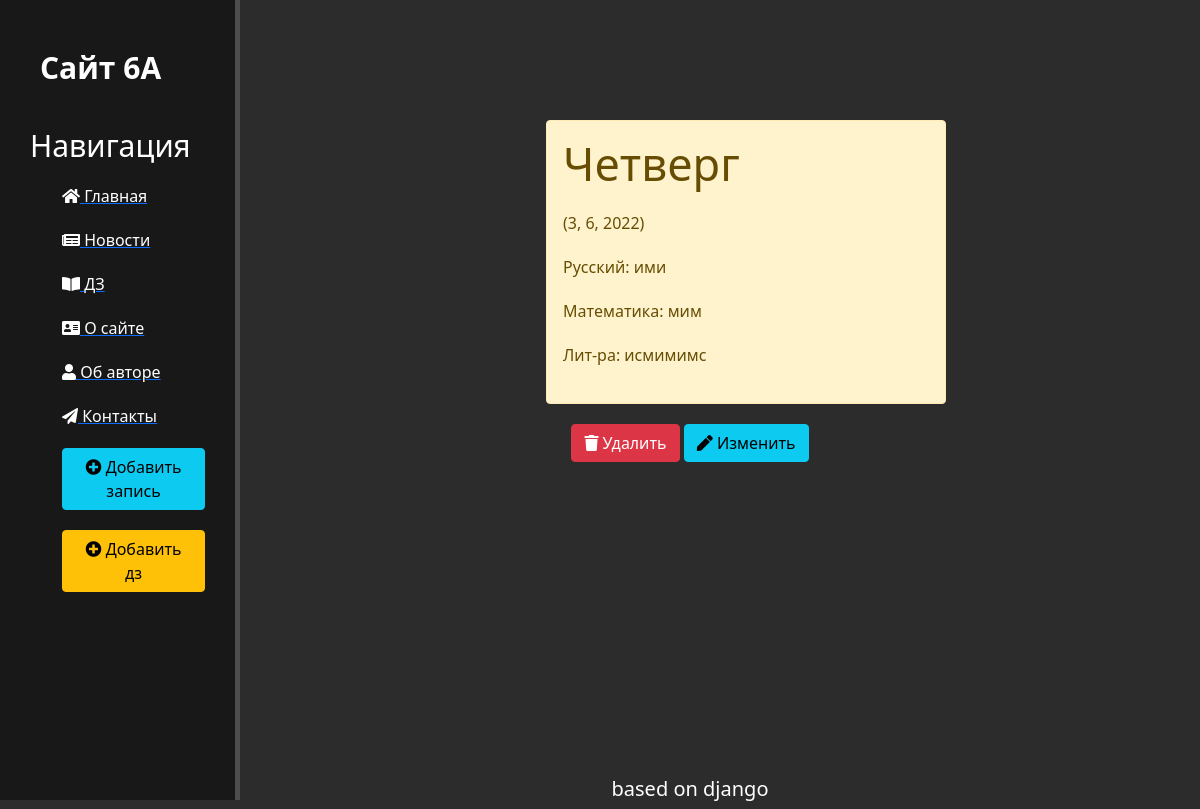
Page /homework/5 on the committed database.
### work/models.py (models this page shows, shortened)
class Work(models.Model):
    day = models.CharField('День недели', max_length=50, default=day, null=True, blank=True)
    rus = models.CharField('Русский', max_length=50, null=True, blank=True)
    match = models.CharField('Математика', max_length=50, null=True, blank=True)
    lit = models.CharField('Лит-ра', max_length=50, null=True, blank=True)
    bio = models.CharField('Биология', max_length=50, null=True, blank=True)
    eng = models.CharField('Английский', max_length=50, null=True, blank=True)
    IZO = models.CharField('Изо', max_length=50, null=True, blank=True)
    inf = models.CharField('Информатика', max_length=50, null=True, blank=True)
    geo = models.CharField('География', max_length=50, null=True, blank=True)
    his = models.CharField('История', max_length=50, null=True, blank=True)
    science = models.CharField('Общество', max_length=50, null=True, blank=True)
    teh = models.CharField('Технология', max_length=50, null=True, blank=True)
    deutsch = models.CharField('Немецкий', max_length=50, null=True, blank=True)
    date = models.CharField('Дата', max_length=50, null=True, blank=True, default=time)
    class Meta:
        verbose_name = 'Домашнее задание'
        verbose_name_plural = 'Домашнии задания'

### work/views.py (the view)
# urls.py: path('<int:pk>', views.WorkDetail.as_view(), name='Detail'),
class WorkDetail(DetailView):
    model = Work
    template_name = 'work/details.html'
    context_object_name = 'Work'

### work/templates/work/details.html (shortened to what this page needs)
{% extends "main/layout.html" %}
{% block content %}
    <div class="features">
        <div class="alert alert-warning">
           <h1>{{ Work.day }}</h1>
            <p>{{ Work.date }}</p>
            <p>Русский: {{ Work.rus }}</p>
            <p>Математика: {{ Work.match }}</p>
            <p>Лит-ра: {{ Work.lit }}</p>
        </div>
        <a href="{% url 'WorkDelete' Work.id %}"><button class="btn btn-danger"><i class="fas fa-trash"></i> Удалить</button></a>
        <a href="{% url 'WorkUpdate' Work.id %}"><button class="btn btn-info"><i class="fas fa-pen"></i> Изменить</button></a>
        {%  include "main/connect.html" %}
    </div>
{% endblock %}

### main/static/main/css/main.css (style rules this page uses)
body { background: #2c2c2c; }
main .features { float: left; color: white; margin-top: 100px; text-align: center; width: 75%; }
main .features h1 { font-size: 45px }
main .features p { max-width: 400px; margin: 20px auto }
.alert-warning { float: left; clear: both; width: 400px; margin: 20px 34%; text-align: left; }

### rows in the picture
Work: day "Четверг", date "(3, 6, 2022)", rus "ими", match "мим", lit "исмимимс"
